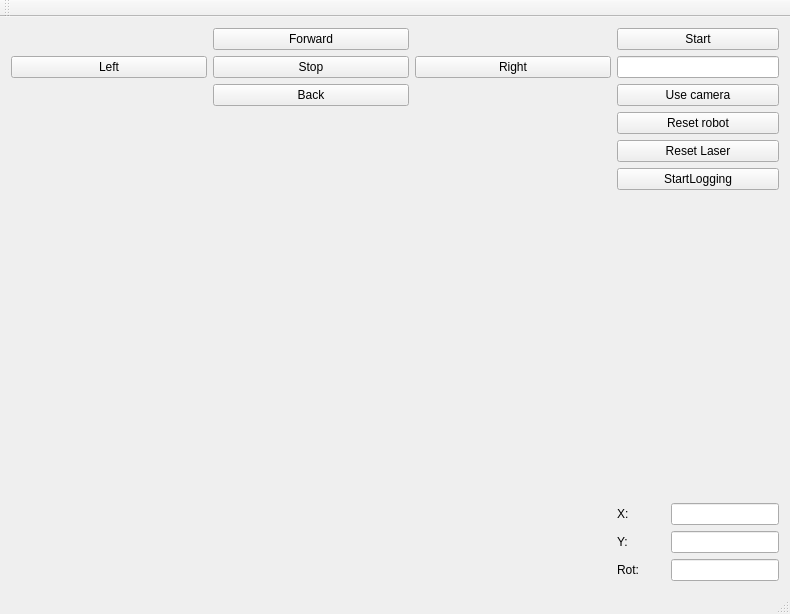
<?xml version="1.0" encoding="UTF-8"?>
<ui version="4.0">
 <class>MainWindow</class>
 <widget class="QMainWindow" name="MainWindow">
  <property name="geometry">
   <rect>
    <x>0</x>
    <y>0</y>
    <width>788</width>
    <height>614</height>
   </rect>
  </property>
  <property name="windowTitle">
   <string>MainWindow</string>
  </property>
  <widget class="QWidget" name="centralWidget">
   <layout class="QGridLayout" name="gridLayout">
    <item row="1" column="1">
     <layout class="QVBoxLayout" name="verticalLayout">
      <item>
       <widget class="QPushButton" name="pushButton_9">
        <property name="sizePolicy">
         <sizepolicy hsizetype="Fixed" vsizetype="Fixed">
          <horstretch>0</horstretch>
          <verstretch>0</verstretch>
         </sizepolicy>
        </property>
        <property name="minimumSize">
         <size>
          <width>162</width>
          <height>0</height>
         </size>
        </property>
        <property name="text">
         <string>Start</string>
        </property>
       </widget>
      </item>
      <item>
       <widget class="QLineEdit" name="lineEdit">
        <property name="sizePolicy">
         <sizepolicy hsizetype="Fixed" vsizetype="Fixed">
          <horstretch>0</horstretch>
          <verstretch>0</verstretch>
         </sizepolicy>
        </property>
        <property name="minimumSize">
         <size>
          <width>162</width>
          <height>0</height>
         </size>
        </property>
       </widget>
      </item>
      <item>
       <widget class="QPushButton" name="pushButton">
        <property name="sizePolicy">
         <sizepolicy hsizetype="Fixed" vsizetype="Fixed">
          <horstretch>0</horstretch>
          <verstretch>0</verstretch>
         </sizepolicy>
        </property>
        <property name="minimumSize">
         <size>
          <width>162</width>
          <height>0</height>
         </size>
        </property>
        <property name="text">
         <string>Use camera</string>
        </property>
       </widget>
      </item>
     </layout>
    </item>
    <item row="1" column="0">
     <layout class="QGridLayout" name="gridLayout_2">
      <item row="1" column="2">
       <widget class="QPushButton" name="pushButton_5">
        <property name="sizePolicy">
         <sizepolicy hsizetype="Expanding" vsizetype="Fixed">
          <horstretch>0</horstretch>
          <verstretch>0</verstretch>
         </sizepolicy>
        </property>
        <property name="text">
         <string>Right</string>
        </property>
       </widget>
      </item>
      <item row="0" column="1">
       <widget class="QPushButton" name="pushButton_2">
        <property name="sizePolicy">
         <sizepolicy hsizetype="Expanding" vsizetype="Fixed">
          <horstretch>0</horstretch>
          <verstretch>0</verstretch>
         </sizepolicy>
        </property>
        <property name="text">
         <string>Forward</string>
        </property>
       </widget>
      </item>
      <item row="1" column="0">
       <widget class="QPushButton" name="pushButton_6">
        <property name="sizePolicy">
         <sizepolicy hsizetype="Expanding" vsizetype="Fixed">
          <horstretch>0</horstretch>
          <verstretch>0</verstretch>
         </sizepolicy>
        </property>
        <property name="text">
         <string>Left</string>
        </property>
       </widget>
      </item>
      <item row="2" column="1">
       <widget class="QPushButton" name="pushButton_3">
        <property name="sizePolicy">
         <sizepolicy hsizetype="Expanding" vsizetype="Fixed">
          <horstretch>0</horstretch>
          <verstretch>0</verstretch>
         </sizepolicy>
        </property>
        <property name="text">
         <string>Back</string>
        </property>
       </widget>
      </item>
      <item row="1" column="1">
       <widget class="QPushButton" name="pushButton_4">
        <property name="sizePolicy">
         <sizepolicy hsizetype="Expanding" vsizetype="Fixed">
          <horstretch>0</horstretch>
          <verstretch>0</verstretch>
         </sizepolicy>
        </property>
        <property name="text">
         <string>Stop</string>
        </property>
       </widget>
      </item>
     </layout>
    </item>
    <item row="2" column="1">
     <layout class="QVBoxLayout" name="verticalLayout_2">
      <item>
       <widget class="QPushButton" name="pushButton_8">
        <property name="sizePolicy">
         <sizepolicy hsizetype="Fixed" vsizetype="Fixed">
          <horstretch>0</horstretch>
          <verstretch>0</verstretch>
         </sizepolicy>
        </property>
        <property name="minimumSize">
         <size>
          <width>162</width>
          <height>0</height>
         </size>
        </property>
        <property name="text">
         <string>Reset robot</string>
        </property>
       </widget>
      </item>
      <item>
       <widget class="QPushButton" name="pushButton_7">
        <property name="sizePolicy">
         <sizepolicy hsizetype="Fixed" vsizetype="Fixed">
          <horstretch>0</horstretch>
          <verstretch>0</verstretch>
         </sizepolicy>
        </property>
        <property name="minimumSize">
         <size>
          <width>162</width>
          <height>0</height>
         </size>
        </property>
        <property name="text">
         <string>Reset Laser</string>
        </property>
       </widget>
      </item>
      <item>
       <widget class="QPushButton" name="pushButton_10">
        <property name="text">
         <string>StartLogging</string>
        </property>
       </widget>
      </item>
      <item>
       <spacer name="verticalSpacer">
        <property name="orientation">
         <enum>Qt::Vertical</enum>
        </property>
        <property name="sizeHint" stdset="0">
         <size>
          <width>20</width>
          <height>40</height>
         </size>
        </property>
       </spacer>
      </item>
      <item>
       <layout class="QGridLayout" name="gridLayout_3">
        <item row="0" column="0">
         <widget class="QLabel" name="label">
          <property name="text">
           <string>X:</string>
          </property>
         </widget>
        </item>
        <item row="2" column="0">
         <widget class="QLabel" name="label_3">
          <property name="text">
           <string>Rot:</string>
          </property>
         </widget>
        </item>
        <item row="1" column="0">
         <widget class="QLabel" name="label_2">
          <property name="text">
           <string>Y:</string>
          </property>
         </widget>
        </item>
        <item row="0" column="1">
         <widget class="QLineEdit" name="lineEdit_2">
          <property name="sizePolicy">
           <sizepolicy hsizetype="Fixed" vsizetype="Fixed">
            <horstretch>0</horstretch>
            <verstretch>0</verstretch>
           </sizepolicy>
          </property>
          <property name="focusPolicy">
           <enum>Qt::NoFocus</enum>
          </property>
          <property name="readOnly">
           <bool>true</bool>
          </property>
         </widget>
        </item>
        <item row="1" column="1">
         <widget class="QLineEdit" name="lineEdit_3">
          <property name="sizePolicy">
           <sizepolicy hsizetype="Fixed" vsizetype="Fixed">
            <horstretch>0</horstretch>
            <verstretch>0</verstretch>
           </sizepolicy>
          </property>
          <property name="focusPolicy">
           <enum>Qt::NoFocus</enum>
          </property>
          <property name="readOnly">
           <bool>true</bool>
          </property>
         </widget>
        </item>
        <item row="2" column="1">
         <widget class="QLineEdit" name="lineEdit_4">
          <property name="sizePolicy">
           <sizepolicy hsizetype="Fixed" vsizetype="Fixed">
            <horstretch>0</horstretch>
            <verstretch>0</verstretch>
           </sizepolicy>
          </property>
          <property name="focusPolicy">
           <enum>Qt::NoFocus</enum>
          </property>
          <property name="readOnly">
           <bool>true</bool>
          </property>
         </widget>
        </item>
       </layout>
      </item>
     </layout>
    </item>
    <item row="2" column="0">
     <widget class="QWidget" name="widget" native="true">
      <property name="sizePolicy">
       <sizepolicy hsizetype="MinimumExpanding" vsizetype="Expanding">
        <horstretch>0</horstretch>
        <verstretch>0</verstretch>
       </sizepolicy>
      </property>
      <property name="minimumSize">
       <size>
        <width>600</width>
        <height>450</height>
       </size>
      </property>
     </widget>
    </item>
   </layout>
  </widget>
  <widget class="QMenuBar" name="menuBar">
   <property name="geometry">
    <rect>
     <x>0</x>
     <y>0</y>
     <width>788</width>
     <height>21</height>
    </rect>
   </property>
  </widget>
  <widget class="QToolBar" name="mainToolBar">
   <attribute name="toolBarArea">
    <enum>TopToolBarArea</enum>
   </attribute>
   <attribute name="toolBarBreak">
    <bool>false</bool>
   </attribute>
  </widget>
  <widget class="QStatusBar" name="statusBar"/>
 </widget>
 <layoutdefault spacing="6" margin="11"/>
 <resources/>
 <connections/>
</ui>
